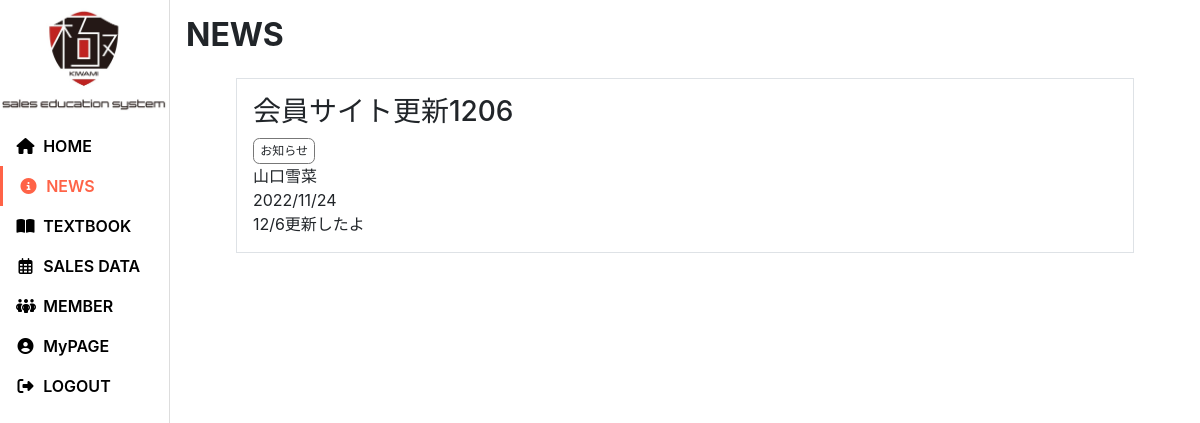
Page /news/10/ (signed in) on the committed database.
### news/models.py (models this page shows, shortened)
class News(models.Model):
    dt          = models.DateTimeField(verbose_name="投稿日時", default=timezone.now)
    user        = models.ForeignKey(settings.AUTH_USER_MODEL, verbose_name="投稿者", on_delete=models.SET_NULL, null=True, blank=True)
    title       = models.CharField(verbose_name="タイトル", max_length=100)
    content     = models.CharField(verbose_name="内容", max_length=2000)
    category    = models.ForeignKey(Category, verbose_name="ニュースカテゴリ", on_delete=models.SET_NULL, null=True)

class Category(models.Model):
    name    = models.CharField(verbose_name="カテゴリ名", max_length=10, unique=True)

### users/models.py (models this page shows, shortened)
class CustomUser(AbstractBaseUser, PermissionsMixin):
    username_validator  = UnicodeUsernameValidator()
    id          = models.UUIDField( default=uuid.uuid4, primary_key=True, editable=False )
    username    = models.CharField(
        _("username"),
        max_length=150,
        unique=True,
        help_text=_("Required. 150 characters or fewer. Letters, digits and @/./+/-/_ only."),
        validators=[username_validator],
        error_messages={
            "unique": _("A user with that username already exists.")
        },
    )
    handle_name = models.CharField(verbose_name="氏名", max_length=150) # 未入力可にするなら blank=True を追加
    email       = models.EmailField(_("email address"))
    is_staff    = models.BooleanField(
        _("staff status"),
        default=False,
        help_text=_("Designates whether the user can log into this admin site.")
    )
    is_active   = models.BooleanField(
        _("active"),
        default=True,
        help_text=_(
            "Designates whether this user should be treated as active. "
            "Unselect this instead of deleting accounts."
        ),
    )
    is_teacher  = models.BooleanField(verbose_name="講師", default=False)
    is_student  = models.BooleanField(verbose_name="生徒", default=True)
    icon            = models.ImageField(verbose_name="アイコン", upload_to="users/custom_user/icon/", null=True, blank=True)
    introduction    = models.CharField(verbose_name="自己紹介文", max_length=1000, null=True, blank=True)
    date_joined = models.DateTimeField(_("date joined"), default=timezone.now)
    objects     = UserManager()
    EMAIL_FIELD     = "email"
    USERNAME_FIELD  = "username"
    REQUIRED_FIELDS = ["email", "handle_name"] # createsuperuserしたときに入力を求められる項目を設定。デフォルトでusernameは入っている。
    class Meta:
        verbose_name        = _("user")
        verbose_name_plural = _("users")

### news/views.py (the view, shortened to what this page needs)
class NewsDetailView(LoginRequiredMixin,View):
    def get(self, request, pk, *args, **kwargs):
        context         = {}
        news    = News.objects.filter(id=pk).first()
        if not news:
            return HttpResponseNotFound(render_to_string("oneall/notfound.html"))
        context["news"] = news
        if request.user.is_teacher:
            context["categories"]   = Category.objects.all()
        return render(request, "news/detail.html", context)

### templates/news/detail.html (shortened to what this page needs)
{% extends "oneall/base.html" %}
{% load static %}
{% block extra_head %}
<link rel="stylesheet" href="{% static 'news/css/index.css' %}">
<link rel="stylesheet" href="{% static 'news/css/detail.css' %}">
{% endblock %}
{% block main %}
<h1>NEWS</h1>
<div class="news_detail border">
    <div class="news_detail_content">
        <h3>{{ news.title }}</h3>
        <label class="news_category_label">{{ news.category.name|default:'未分類' }}</label>
        <div>{{ news.user.handle_name }}</div>
        <div>{{ news.dt|date:'Y/m/d' }}</div>
        <div>{{ news.content|linebreaksbr|urlize }}</div>
    </div>
</div>
{% endblock %}

### static/oneall/css/base.css (style rules this page uses)
:root { --main-color: #FF6347; --pentad-color1: #FF6347; --pentad-color2: #FF47E3; --pentad-color3: #E3FF47; --pentad-color4: #47FFBF; --pentad-color5: #4788FF; --accent-color6: #FF6347; --tag-color: #777; --inactive-color: #bababa; --cancel-btn-color: #ddd; --text-color: #000; --border-color: rgb(221, 221, 221); }
@media screen and (min-width: 768px) { h1 { font-size: 2rem; font-weight: bold; margin-bottom: 1.5rem; } }

### static/news/css/index.css (style rules this page uses)
.news_category_label { padding: 0.2rem 0.4rem; border: solid 0.1rem var(--tag-color); border-radius: 0.4rem; margin: 0; font-size: 0.75rem; }

### static/news/css/detail.css (style rules this page uses)
.news_detail { width: 90%; margin: 1rem auto; padding: 1rem; position: relative; }

### rows in the picture
News: title "会員サイト更新1206", category.name "お知らせ", user.handle_name "山口雪菜", dt "2022/11/24", content "12/6更新したよ"
